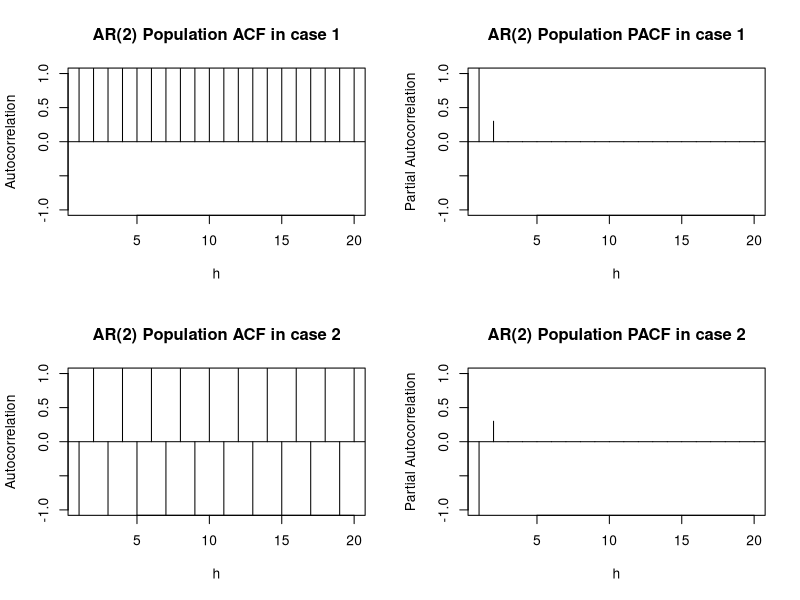
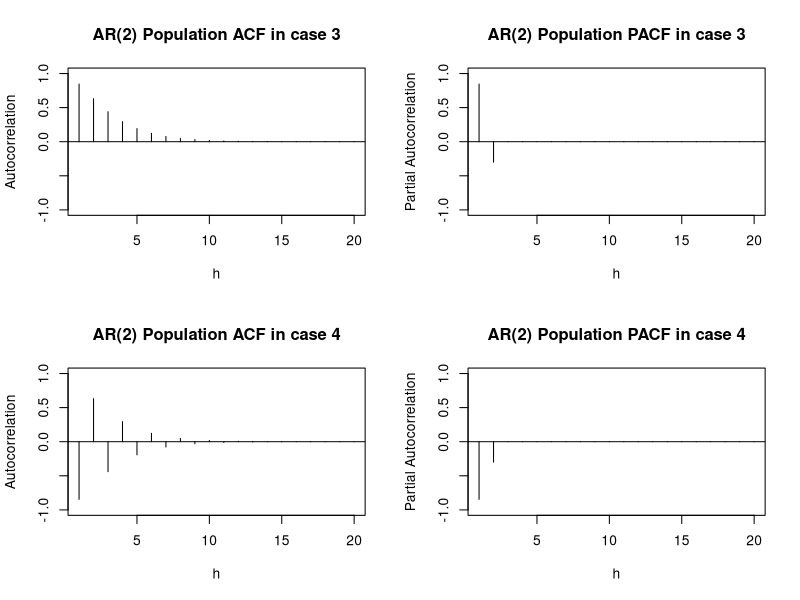

Reproduce these figures in R, in order. (Note: this script raises an error after producing the figures.)
## ---- chunk 1
knitr::opts_chunk$set(echo = TRUE)
## ---- chunk 2
par(mfrow=c(2,2))
#1
y = ARMAacf(ar = c(1.1,0.3), lag.max = 20)
y = y[2:21]
plot(y, x = 1:20, type = "h", ylim = c(-1,1), xlab = "h", ylab = "Autocorrelation", main = "AR(2) Population ACF in case 1")
abline(h = 0)
y = ARMAacf(ar = c(1.1, 0.3), lag.max = 20,pacf=T)
plot(y, x = 1:20, type = "h", ylim = c(-1,1), xlab = "h", ylab = "Partial Autocorrelation", main = "AR(2) Population PACF in case 1")
abline(h = 0)
#2
y = ARMAacf(ar = c(-1.1,0.3), lag.max = 20)
y = y[2:21]
plot(y, x = 1:20, type = "h", ylim = c(-1,1), xlab = "h", ylab = "Autocorrelation", main = "AR(2) Population ACF in case 2")
abline(h = 0)
y = ARMAacf(ar = c(-1.1, 0.3), lag.max = 20,pacf=T)
plot(y, x = 1:20, type = "h", ylim = c(-1,1), xlab = "h", ylab = "Partial Autocorrelation", main = "AR(2) Population PACF in case 2")
abline(h = 0)
#3
y = ARMAacf(ar = c(1.1,-0.3), lag.max = 20)
y = y[2:21]
plot(y, x = 1:20, type = "h", ylim = c(-1,1), xlab = "h", ylab = "Autocorrelation", main = "AR(2) Population ACF in case 3")
abline(h = 0)
y = ARMAacf(ar = c(1.1,-0.3), lag.max = 20,pacf=T)
plot(y, x = 1:20, type = "h", ylim = c(-1,1), xlab = "h", ylab = "Partial Autocorrelation", main = "AR(2) Population PACF in case 3")
abline(h = 0)
#4
y = ARMAacf(ar = c(-1.1,-0.3), lag.max = 20)
y = y[2:21]
plot(y, x = 1:20, type = "h", ylim = c(-1,1), xlab = "h", ylab = "Autocorrelation", main = "AR(2) Population ACF in case 4")
abline(h = 0)
y = ARMAacf(ar = c(-1.1, -0.3), lag.max = 20,pacf=T)
plot(y, x = 1:20, type = "h", ylim = c(-1,1), xlab = "h", ylab = "Partial Autocorrelation", main = "AR(2) Population PACF in case 4")
abline(h = 0)
## ---- chunk 3
knitr::include_graphics("1.jpeg")
## ---- chunk 4
#Let the maximum lag=10
par(mfrow=c(2,2))
#(a)
ARMAacf(ar=c(-0.2,0.48),lag.max=10)
ARMAacf(ar=c(-0.2,0.48),lag.max=10,pacf=T)
y = ARMAacf(ar = c(-0.2,0.48), lag.max = 10)
y = y[2:11]
plot(y, x = 1:10, type = "h", ylim = c(-1,1), xlab = "h", ylab = "Autocorrelation", main = "ACF graph of (a)")
abline(h = 0)
y = ARMAacf(ar = c(-0.2,0.48), lag.max = 10, pacf = T)
y = y[2:11]
plot(y, x = 1:10, type = "h", ylim = c(-1,1), xlab = "h", ylab = "Partial Autocorrelation", main = "PACF graph of (a)")
abline(h = 0)
#(d)
ARMAacf(ar=c(-1.8,0.81),lag.max=10)
ARMAacf(ar=c(-1.8,0.81),lag.max=10,pacf=T)
y = ARMAacf(ar = c(-1.8,0.81), lag.max = 10)
y = y[2:11]
plot(y, x = 1:10, type = "h", ylim = c(-1,1), xlab = "h", ylab = "Autocorrelation", main = "ACF graph of (d)")
abline(h = 0)
y = ARMAacf(ar = c(-1.8,0.81), lag.max = 10, pacf = T)
y = y[2:11]
plot(y, x = 1:10, type = "h", ylim = c(-1,1), xlab = "h", ylab = "Partial Autocorrelation", main = "PACF graph of (d)")
abline(h = 0)
## ---- chunk 5
knitr::include_graphics("2.jpeg")
## ---- chunk 6
knitr::include_graphics("3.jpeg")
## ---- chunk 7
knitr::include_graphics("4.jpeg")
## ---- chunk 8
#b
ARMAtoMA(c(1.1,0.3),0,5)
#c
ARMAacf(ar=c(1.1,0.3),lag.max=5)
#d
ARMAacf(ar=c(1.1,0.3),lag.max=5,pacf=T)
## ---- chunk 9
knitr::include_graphics("5.jpeg")
## ---- chunk 10
#b
ARMAtoMA(0.6,-0.2,5)
## ---- chunk 11
knitr::include_graphics("6.jpeg")
## ---- chunk 12
#b
ARMAacf(ma=c(0.8,-0.15),lag.max=5,pacf=T)
## ---- chunk 13
par(mfrow=c(1,2))
y = ARMAacf(ar = c(0.9,-0.2), lag.max = 20)
y = y[2:21]
plot(y, x = 1:20, type = "h", ylim = c(-1,1), xlab = "h", ylab = "Autocorrelation", main = "6(a), AR(2)")
abline(h = 0)
y = ARMAacf(ar = c(0.9, -0.2), lag.max = 20,pacf=T)
plot(y, x = 1:20, type = "h", ylim = c(-1,1), xlab = "h", ylab = "Partial Autocorrelation", main = "6(a), AR(2)")
abline(h = 0)
## ---- chunk 14
par(mfrow=c(1,2))
y = ARMAacf(ma = -0.5, lag.max = 20)
y = y[2:21]
plot(y, x = 1:20, type = "h", ylim = c(-1,1), xlab = "h", ylab = "Autocorrelation", main = "6(b), MA(1), theta=-0.5")
abline(h = 0)
y = ARMAacf(ma = -0.5, lag.max = 20,pacf=T)
plot(y, x = 1:20, type = "h", ylim = c(-1,1), xlab = "h", ylab = "Partial Autocorrelation", main = "6(b), MA(1), theta=-0.5")
abline(h = 0)
y = ARMAacf(ma = -2, lag.max = 20)
y = y[2:21]
plot(y, x = 1:20, type = "h", ylim = c(-1,1), xlab = "h", ylab = "Autocorrelation", main = "6(b), MA(1), theta=-2")
abline(h = 0)
y = ARMAacf(ma = -2, lag.max = 20,pacf=T)
plot(y, x = 1:20, type = "h", ylim = c(-1,1), xlab = "h", ylab = "Partial Autocorrelation", main = "6(b), MA(1), theta=-2")
abline(h = 0)
